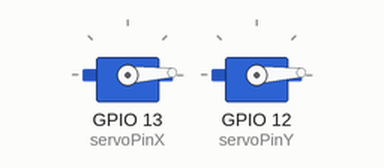
Bench run of a sketch on a simulated ESP32. On the bench: 2 × servo.

Above: at 0.05 s.
At 1.3 s:
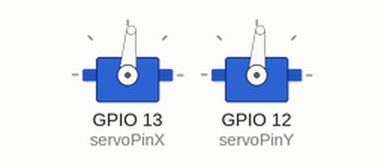
At 2.6 s:
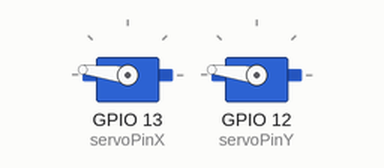
At 5.2 s:
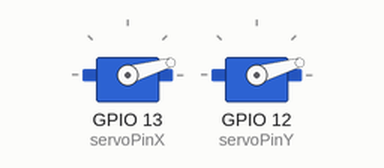
Timing chart, 0 to 7.1 s (numbered marks = the images above):
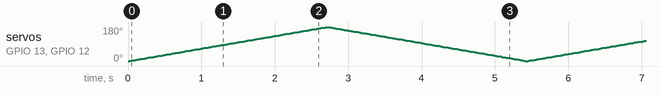

The sketch:

test.ino
```cpp
#include <ESP32Servo.h>

// Define servo pins
int servoPinX = 13;
int servoPinY = 12;

// Create servo objects
Servo servoX;
Servo servoY;

void setup() {
  Serial.begin(115200);

  // Attach servos to their respective pins
  servoX.attach(servoPinX);
  servoY.attach(servoPinY);

  // Initialize servos to 0 degrees
  servoX.write(0);
  servoY.write(0);
}

void loop() {
  // Sweep from 0 to 180 degrees
  for (int angle = 0; angle <= 180; angle++) {
    servoX.write(angle);
    servoY.write(angle);
    delay(15);  // Small delay to allow the servos to reach the position
  }

  // Sweep back from 180 to 0 degrees
  for (int angle = 180; angle >= 0; angle--) {
    servoX.write(angle);
    servoY.write(angle);
    delay(15);  // Small delay to allow the servos to reach the position
  }
}
```
